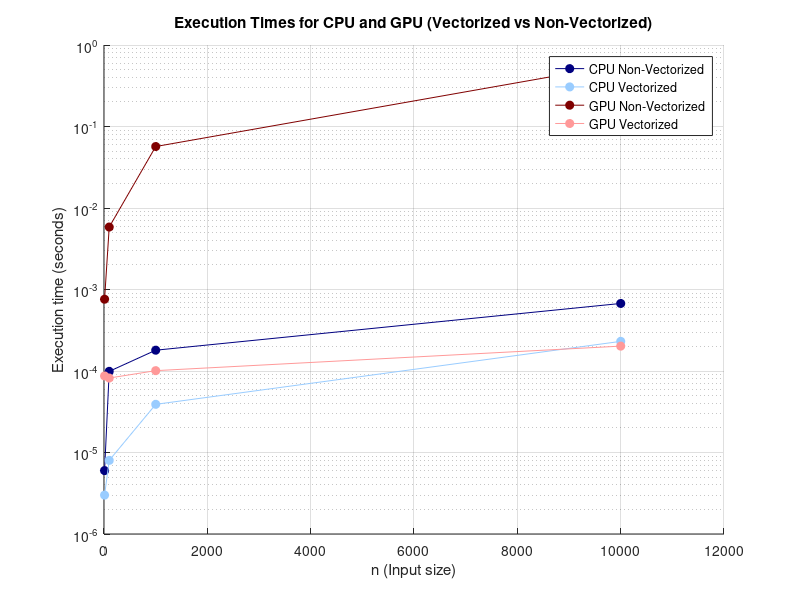

Write MATLAB code to recreate this figure.
% Script for visualizing results
% CPU Non-Vectorized Times (in seconds)
cpu_non_vectorized_times = [0.000006, 0.000099, 0.000180, 0.000674];

% CPU Vectorized Times (in seconds)
cpu_vectorized_times = [0.000003, 0.000008, 0.000039, 0.000231];

% GPU Non-Vectorized Times (in seconds)
gpu_non_vectorized_times = [0.000760, 0.005839, 0.056800, 0.577536];

% GPU Vectorized Times (in seconds)
gpu_vectorized_times = [0.000087, 0.000082, 0.000101, 0.000202];

% Input size 
n = [11, 101, 1001, 10001];

% ------------------------------- PLOT -----------------------------------
figure;
hold on;
plot(n, cpu_non_vectorized_times, '-o', 'Color', [0 0 0.5], 'MarkerFaceColor', [0 0 0.5], 'DisplayName', 'CPU Non-Vectorized'); 
plot(n, cpu_vectorized_times, '-o', 'Color', [0.6 0.8 1], 'MarkerFaceColor', [0.6 0.8 1], 'DisplayName', 'CPU Vectorized'); 
plot(n, gpu_non_vectorized_times, '-o', 'Color', [0.5 0 0], 'MarkerFaceColor', [0.5 0 0], 'DisplayName', 'GPU Non-Vectorized'); 
plot(n, gpu_vectorized_times, '-o', 'Color', [1 0.6 0.6], 'MarkerFaceColor', [1 0.6 0.6], 'DisplayName', 'GPU Vectorized'); 
% Setting labels and title
xlabel('n (Input size)');
ylabel('Execution time (seconds)');
title('Execution Times for CPU and GPU (Vectorized vs Non-Vectorized)');

% Log scale for y-axis
set(gca, 'YScale', 'log');

legend('show');
grid on;
hold off;

